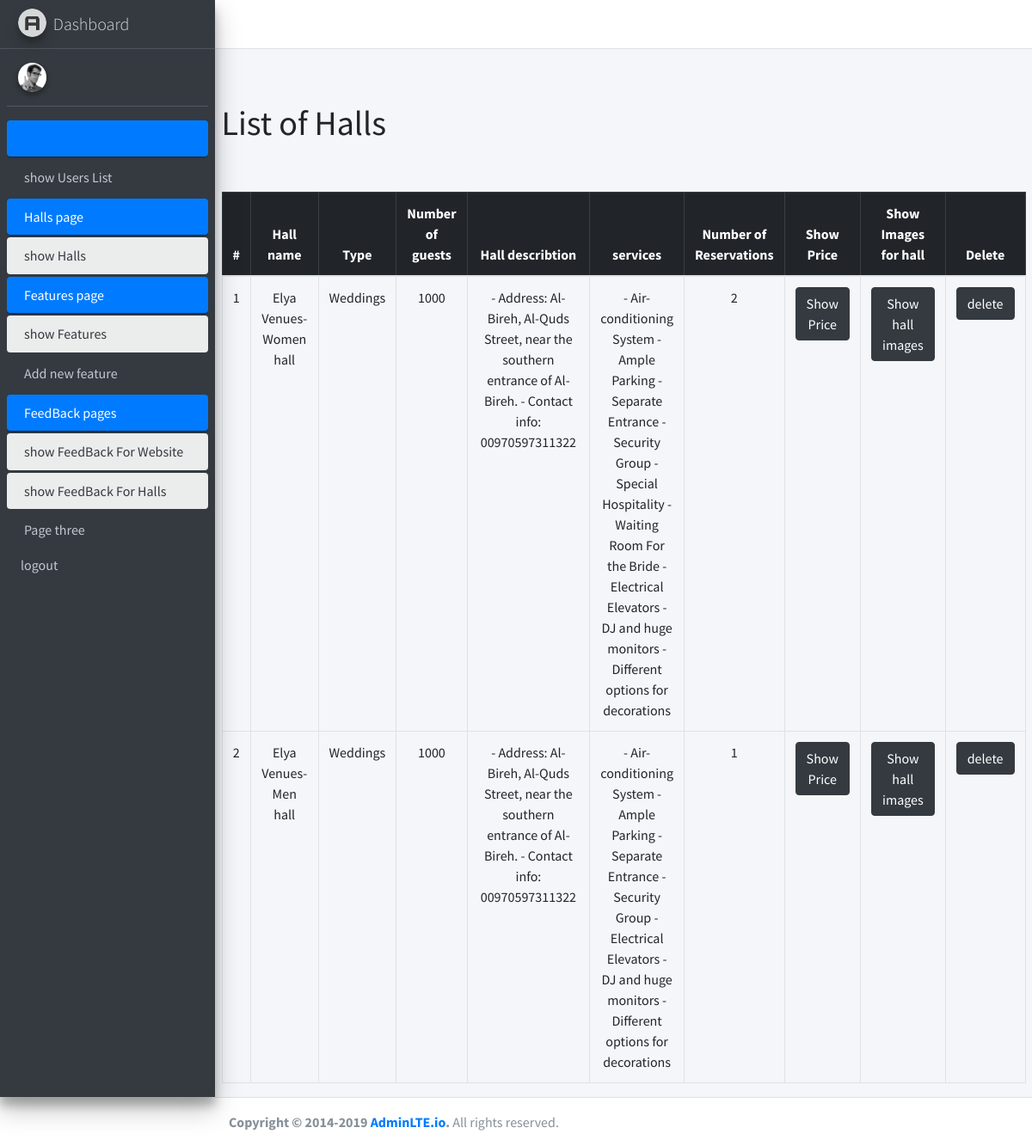
Screenshot of /admin/showsubhallsadmin.php?hallId=79 with the database file from the repository.
### tables this page shows
CREATE TABLE `subhalls` (
  `id` int NOT NULL,
  `name` varchar(200) NOT NULL,
  `type` int NOT NULL,
  `number_of_guests` int NOT NULL,
  `hall_describtion` varchar(500) NOT NULL,
  `services` varchar(500) NOT NULL,
  `image_view` varchar(300) NOT NULL,
  `hall_id` int NOT NULL,
  `num_of_reservation` int NOT NULL DEFAULT '0',
  `price` int NOT NULL
);

### admin/handlers/get-subhall.php (called while the page is built)
<?php
$hall_id=$_GET['hallId'];
$test= $hall_id;
$sql="SELECT h.id,h.name,h.type, h.number_of_guests,h.hall_describtion,h.services,h.num_of_reservation FROM subhalls h where h.hall_id ='$test'";
$sqlResult=mysqli_query($conn,$sql);
$hallData=mysqli_fetch_all($sqlResult);
?>

### admin/showsubhallsadmin.php (the view, shortened to what this page needs)
<?php session_start();
require("handlers/db.php");
require("handlers/get-subhall.php");
$hallId=$_GET['hallId'];
$sql="SELECT h.id,h.name,h.type,h.number_of_guests,h.hall_describtion,h.services,h.num_of_reservation FROM subhalls h where h.hall_id = '$hallId' ";
$query=mysqli_query($conn,$sql);
if(mysqli_num_rows($query)>0){
    $halls=mysqli_fetch_all($query,MYSQLI_ASSOC);
}
require("inc/header.php");
?>
<main role="main" class="flex-shrink-0 ">
        <div class="container">
        <br>
            <h1>List of Halls</h1>
            <br>
        <br>
            <table class="table table-bordered text-center justify-content-start">
                <thead  class="table-dark">
                    <tr>
                    <th scope="col">#</th>
                    <th scope="col"  style="width:10%">Hall name</th>
                    <th scope="col">Type</th>
                    <th scope="col">Number of guests</th>
                    <th scope="col"style="width:40%">Hall describtion</th>
                    <th scope="col"> services</th>
                    <th scope="col"> Number of Reservations</th>
                    <th scope="col"> Show Price</th>
                    <th scope="col">Show Images for hall</th>
                    <th scope="col">Delete</th>
                    </tr>
                </thead>
                <tbody>
<?php
if(isset($halls)){
foreach($hallData as $index=>$halls){?>
    <tr>
    <td><?=$index+1;?></td>
    <td><?=$halls[1];?></td>
    <td><?php
    if ($halls[2]=='1'){
echo "Weddings";
}else if ($halls[2]=='2'){
    echo "Meetings";
}
else if ($halls[2]=='3'){
    echo "Weddings and Meetings";
}
?></td>
    <td><?=$halls[3];?></td>
    <td><?=$halls[4];?></td>
    <td><?=$halls[5];?></td>
    <td><?=$halls[6];?></td>
    <td><a href="showprice.php?hallId=<?= $halls[0];?>"class="btn btn-dark">Show Price</a></td>
    <td><a href="showimages.php?hallId=<?= $halls[0];?>"class="btn btn-dark">Show hall images</a></td>
   <td><a href="handlers/deletesubhall.php?hallId=<?= $halls[0];?>"class="btn btn-dark">delete</a></td>
    </tr>
<?php }
}
else{?>
  <tr>
    <td colspan="6" class="text-center">No SubHalls</td>
  </tr>
  <?php
} ?>
                </tbody>
            </table>
        </div>
    </main>
  <?php
require("inc/footer.php");
?>

### rows the page displays
subhalls: name "Elya Venues-Women hall", type "Weddings", number_of_guests "1000", hall_describtion "- Address: Al-Bireh, Al-Quds Street, near the southern entrance of Al-Bireh. - Contact info: 00970597311322", services "- Air-conditioning System - Ample Parking - Separate Entrance - Security Group - Special Hospitality - Waiting Room For the Bride - Electrical Elevators - DJ and huge monitors - Different options for decorations", num_of_reservation "2"
subhalls: name "Elya Venues-Men hall", type "Weddings", number_of_guests "1000", hall_describtion "- Address: Al-Bireh, Al-Quds Street, near the southern entrance of Al-Bireh. - Contact info: 00970597311322", services "- Air-conditioning System - Ample Parking - Separate Entrance - Security Group - Electrical Elevators - DJ and huge monitors - Different options for decorations", num_of_reservation "1"
